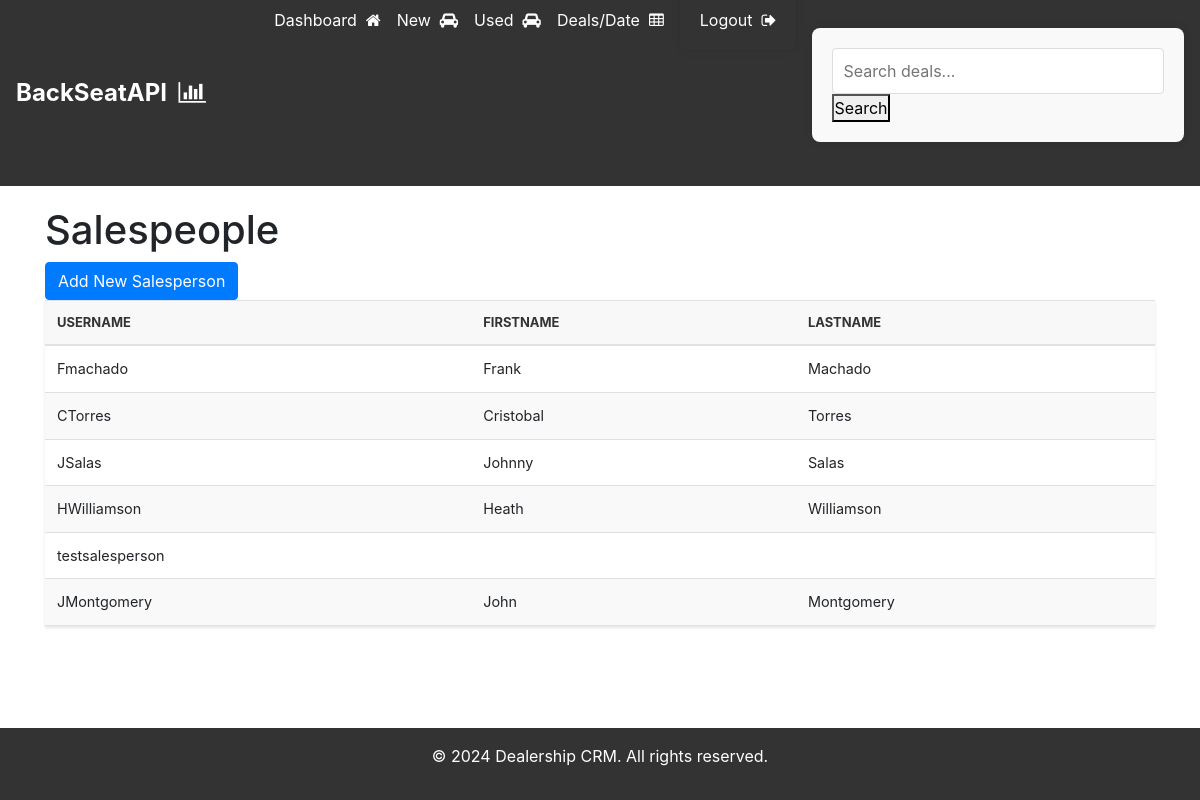
Screenshot of /salespeople/ (signed in) with the database file from the repository.
### deals/models.py (models this page shows, shortened)
class Salesperson(models.Model):
    user = models.OneToOneField(User, on_delete=models.CASCADE)

### deals/views.py (the view)
# urls.py: path('salespeople/', views.salesperson_list, name='salesperson_list'),
@login_required
@permission_required('deals.view_all_deals', raise_exception=True)
def salesperson_list(request):
    salespeople = Salesperson.objects.all()
    return render(request, 'deals/salesperson_list.html', {'salespeople': salespeople})

### deals/templates/deals/salesperson_list.html
{% extends 'base.html' %}
{% block content %}
<h1>Salespeople</h1>
<a href="{% url 'create_salesperson' %}" class="btn btn-primary">Add New Salesperson</a>
{% if salespeople %}
    <table class="table">
        <thead>
            <tr>
                <th>Username</th>
                <th>firstname</th>
                <th>lastname</th>
            </tr>
        </thead>
        <tbody>
            {% for salesperson in salespeople %}
            <tr>
                <td>{{ salesperson.user.username }}</td>
                <td>{{ salesperson.user.first_name }}</td>
                <td>{{ salesperson.user.last_name }}</td>
            </tr>
            {% endfor %}
        </tbody>
    </table>
{% else %}
    <p>No salespeople found.</p>
{% endif %}
{% endblock %}

### deals/static/deals/css/styles.css (style rules this page uses)
* { margin: 0; padding: 0; box-sizing: border-box; }
html, body { height: 100%; }
body { font-family: 'Arial', sans-serif; line-height: 1.6; color: #333; background-color: #f5f5f5; display: flex; flex-direction: column; }
.btn { display: inline-block; padding: 5px 10px; margin-right: 10px; border: none; border-radius: 4px; font-size: 16px; cursor: pointer; transition: background-color 0.3s ease; }
.btn-primary { background-color: #007bff; color: white; }
table { width: 100%; border-collapse: collapse; background-color: #ffffff; box-shadow: 0 2px 3px rgba(0, 0, 0, 0.1); }
th, td { padding: 12px 15px; text-align: left; border-bottom: 1px solid #e0e0e0; }
th { background-color: #f8f8f8; font-weight: bold; color: #333; text-transform: uppercase; font-size: 0.9em; }
@media screen and (max-width: 1200px) { .table { font-size: 0.9rem; } }
tr:nth-child(even) { background-color: #f9f9f9; }

### rows the page displays
Salesperson: user.username "Fmachado", user.first_name "Frank", user.last_name "Machado"
Salesperson: user.username "CTorres", user.first_name "Cristobal", user.last_name "Torres"
Salesperson: user.username "JSalas", user.first_name "Johnny", user.last_name "Salas"
Salesperson: user.username "HWilliamson", user.first_name "Heath", user.last_name "Williamson"
Salesperson: user.username "testsalesperson"
Salesperson: user.username "JMontgomery", user.first_name "John", user.last_name "Montgomery"
